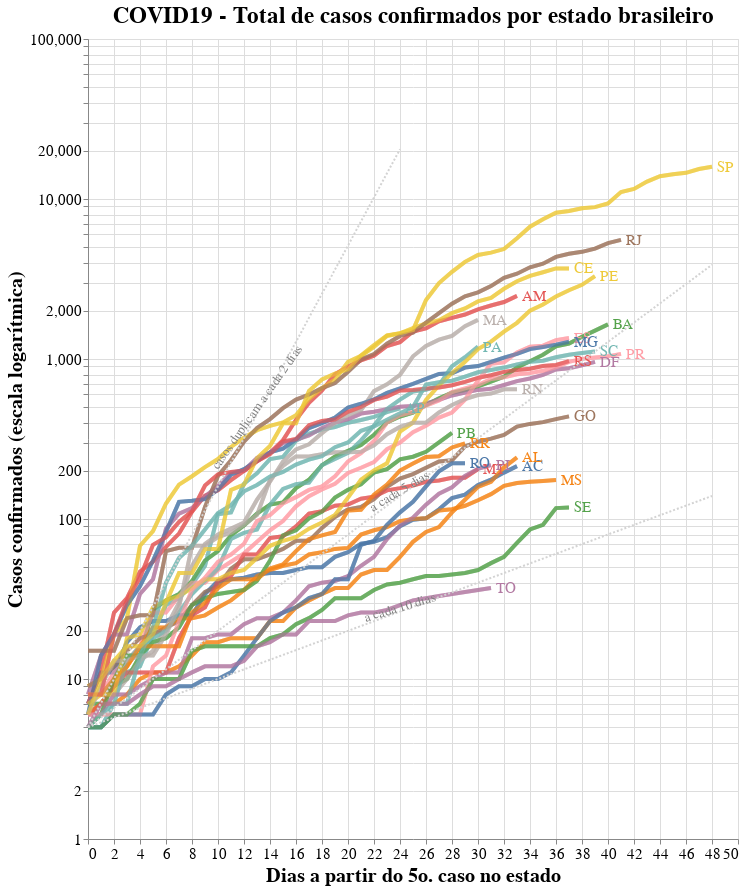

Here is the notebook cell this chart was saved with:
### Code cell
import altair as alt

# Selection tool
selection = alt.selection_single(fields=['state'])
# Color change when clicked
color = alt.condition(selection,
                    alt.Color('state:N'),
                    alt.value('lightgray'))


# Base altair plot 
base = alt.Chart(cases_long, title="COVID19 - Total de casos confirmados por estado brasileiro").mark_line(strokeWidth=4, opacity=0.7).encode(
    x=alt.X('Day'),
    y=alt.Y('confirmed', scale=alt.Scale(type='log')),
    color=alt.Color('state', legend=None),
).properties(
    width=650,
    height=800
)

# Chart
chart = base.encode(
  color=alt.condition(selection, 'state:N', alt.value('lightgray')),
  tooltip=['state:N', 'yearmonthdate(Date):N', 'confirmed:N']
).add_selection(
  selection
)

# Overlay
overlay = base.encode(
  color='state',
  opacity=alt.value(0.5),
).transform_filter(
  selection
)

# Text labels
text = base.mark_text(
    align='left',
    dx=5,
    size=15
).encode(
    x=alt.X('Day', aggregate='max',  axis=alt.Axis(title='Dias a partir do 5o. caso no estado')),
    y=alt.Y('confirmed', aggregate={'argmax': 'Day'}, axis=alt.Axis(title='Casos confirmados (escala logarítmica)')),
    text='state'
).transform_filter(
    selection
)

# Add doubling line

## Death doubles every 2 days
j = 0
for i in range(0,cases_long.Day.max()):
    if 5*pow(2,(i/2)) < cases_long.confirmed.max():
      j = i+2

source2 = alt.sequence(start=0, stop=j, step=1, as_='x')

double2 = alt.Chart(source2).mark_line(strokeDash=[2,2]).transform_calculate(
    double2='5*pow(2,(datum.x/2))'
).transform_fold(
    ['double2']
).encode(
    x='x:Q',
    y='value:Q',
    color=alt.value('lightgray')
)

text2 = alt.Chart({'values':[{'x': 13, 'y': 500}]}).mark_text(
    text='casos duplicam a cada 2 dias', angle=305,
    size=13,
    color = 'gray'
).encode(
    x='x:Q', y='y:Q'
)

## Cases doubles every 5 days
j = 0
for i in range(0,cases_long.Day.max()):
    if 5*pow(2,(i/5)) < cases_long.confirmed.max():
      j = i+2

source5 = alt.sequence(start=0, stop=j, step=1, as_='x')

double5 = alt.Chart(source5).mark_line(strokeDash=[2,2]).transform_calculate(
    double5='5*pow(2,(datum.x/5))'
).transform_fold(
    ['double5']
).encode(
    x='x:Q',
    y='value:Q',
    color=alt.value('lightgray')
)

text5 = alt.Chart({'values':[{'x': 24, 'y': 150}]}).mark_text(
    text='a cada 5 dias', angle=329,
    size=13,
    color = 'gray'
).encode(
    x='x:Q', y='y:Q'
)

## Cases doubles every 10 days
j = 0
for i in range(0,cases_long.Day.max()):
    if 5*pow(2,(i/10)) < cases_long.confirmed.max():
      j = i+2

source10 = alt.sequence(start=0, stop=j, step=1, as_='x')

double10 = alt.Chart(source10).mark_line(strokeDash=[2,2]).transform_calculate(
    double10='5*pow(2,(datum.x/10))'
).transform_fold(
    ['double10']
).encode(
    x='x:Q',
    y='value:Q',
    color=alt.value('lightgray')
)

text10 = alt.Chart({'values':[{'x': 24, 'y': 28}]}).mark_text(
    text='a cada 10 dias', angle=343,
    size=13,
    color = 'gray'
).encode(
    x='x:Q', y='y:Q'
)

# Sum it all up
alt.layer(chart, overlay, text, double2, double5, double10, text2, text5, text10).configure_axis(
    labelFontSize=15,
    titleFontSize=20
).configure_title(
    fontSize=23
)


# Sum em up!
#chart + overlay + text

### Figure 1 — Vega-Lite specification as saved in the notebook (floating-point values rounded to 4 significant figures; data arrays with more than 128 entries replaced by an {"elided": "..."} marker saying what was removed)
{"config": {"view": {"continuousWidth": 400, "continuousHeight": 300}, "axis": {"labelFontSize": 15, "titleFontSize": 20}, "title": {"fontSize": 23}}, "layer": [{"data": {"name": "data-bae6b53dbf064e60c5475cb94240c713"}, "mark": {"type": "line", "opacity": 0.7, "strokeWidth": 4}, "encoding": {"color": {"condition": {"type": "nominal", "field": "state", "selection": "selector006"}, "value": "lightgray"}, "tooltip": [{"type": "nominal", "field": "state"}, {"type": "nominal", "field": "Date", "timeUnit": "yearmonthdate"}, {"type": "nominal", "field": "confirmed"}], "x": {"type": "quantitative", "field": "Day"}, "y": {"type": "quantitative", "field": "confirmed", "scale": {"type": "log"}}}, "height": 800, "selection": {"selector006": {"type": "single", "fields": ["state"]}}, "title": "COVID19 - Total de casos confirmados por estado brasileiro", "width": 650}, {"data": {"name": "data-bae6b53dbf064e60c5475cb94240c713"}, "mark": {"type": "line", "opacity": 0.7, "strokeWidth": 4}, "encoding": {"color": {"type": "nominal", "field": "state"}, "opacity": {"value": 0.5}, "x": {"type": "quantitative", "field": "Day"}, "y": {"type": "quantitative", "field": "confirmed", "scale": {"type": "log"}}}, "height": 800, "title": "COVID19 - Total de casos confirmados por estado brasileiro", "transform": [{"filter": {"selection": "selector006"}}], "width": 650}, {"data": {"name": "data-bae6b53dbf064e60c5475cb94240c713"}, "mark": {"type": "text", "align": "left", "dx": 5, "size": 15}, "encoding": {"color": {"type": "nominal", "field": "state", "legend": null}, "text": {"type": "nominal", "field": "state"}, "x": {"type": "quantitative", "aggregate": "max", "axis": {"title": "Dias a partir do 5o. caso no estado"}, "field": "Day"}, "y": {"type": "quantitative", "aggregate": {"argmax": "Day"}, "axis": {"title": "Casos confirmados (escala logarítmica)"}, "field": "confirmed"}}, "height": 800, "title": "COVID19 - Total de casos confirmados por estado brasileiro", "transform": [{"filter": {"selection": "selector006"}}], "width": 650}, {"data": {"sequence": {"start": 0, "stop": 25, "step": 1, "as": "x"}}, "mark": {"type": "line", "strokeDash": [2, 2]}, "encoding": {"color": {"value": "lightgray"}, "x": {"type": "quantitative", "field": "x"}, "y": {"type": "quantitative", "field": "value"}}, "transform": [{"calculate": "5*pow(2,(datum.x/2))", "as": "double2"}, {"fold": ["double2"]}]}, {"data": {"sequence": {"start": 0, "stop": 49, "step": 1, "as": "x"}}, "mark": {"type": "line", "strokeDash": [2, 2]}, "encoding": {"color": {"value": "lightgray"}, "x": {"type": "quantitative", "field": "x"}, "y": {"type": "quantitative", "field": "value"}}, "transform": [{"calculate": "5*pow(2,(datum.x/5))", "as": "double5"}, {"fold": ["double5"]}]}, {"data": {"sequence": {"start": 0, "stop": 49, "step": 1, "as": "x"}}, "mark": {"type": "line", "strokeDash": [2, 2]}, "encoding": {"color": {"value": "lightgray"}, "x": {"type": "quantitative", "field": "x"}, "y": {"type": "quantitative", "field": "value"}}, "transform": [{"calculate": "5*pow(2,(datum.x/10))", "as": "double10"}, {"fold": ["double10"]}]}, {"data": {"name": "data-bf3a284e2fbb064d7dde36f27f5d5a49"}, "mark": {"type": "text", "angle": 305, "color": "gray", "size": 13, "text": "casos duplicam a cada 2 dias"}, "encoding": {"x": {"type": "quantitative", "field": "x"}, "y": {"type": "quantitative", "field": "y"}}}, {"data": {"name": "data-a5e84210b4d4cca84e8909f0953192d0"}, "mark": {"type": "text", "angle": 329, "color": "gray", "size": 13, "text": "a cada 5 dias"}, "encoding": {"x": {"type": "quantitative", "field": "x"}, "y": {"type": "quantitative", "field": "y"}}}, {"data": {"name": "data-dbb29c180f31612da348591fe6fbeab2"}, "mark": {"type": "text", "angle": 343, "color": "gray", "size": 13, "text": "a cada 10 dias"}, "encoding": {"x": {"type": "quantitative", "field": "x"}, "y": {"type": "quantitative", "field": "y"}}}], "$schema": "https://vega.github.io/schema/vega-lite/v4.8.1.json", "datasets": {"data-bae6b53dbf064e60c5475cb94240c713": {"elided": "966 records"}, "data-bf3a284e2fbb064d7dde36f27f5d5a49": [{"x": 13, "y": 500}], "data-a5e84210b4d4cca84e8909f0953192d0": [{"x": 24, "y": 150}], "data-dbb29c180f31612da348591fe6fbeab2": [{"x": 24, "y": 28}]}}
